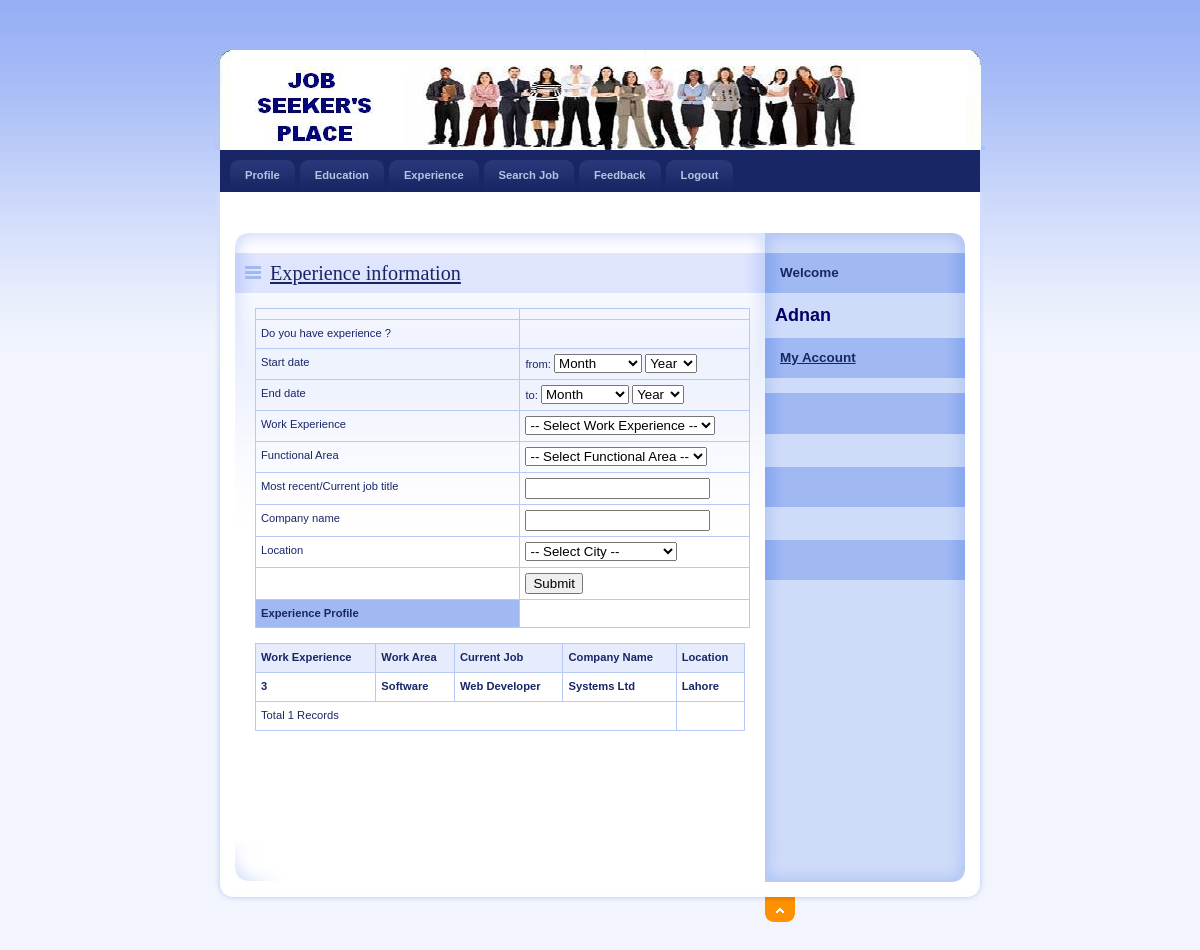
Screenshot of /JobSeeker/Experience.php (signed in) with the database file from the repository.
### tables this page shows
CREATE TABLE `experience` (
  `E_id` int(11) NOT NULL,
  `seekerid` int(11) NOT NULL,
  `start_date` varchar(255) NOT NULL,
  `EndDate` varchar(255) NOT NULL,
  `Work_exp` varchar(255) NOT NULL,
  `Work_area` varchar(255) NOT NULL,
  `Current_job` varchar(255) NOT NULL,
  `Cmp_name` varchar(255) NOT NULL,
  `Location` varchar(255) NOT NULL
);

### JobSeeker/Experience.php (the view, shortened to what this page needs)
<!DOCTYPE html PUBLIC "-//W3C//DTD XHTML 1.0 Strict//EN" "http://www.w3.org/TR/xhtml1/DTD/xhtml1-strict.dtd">
<html xmlns="http://www.w3.org/1999/xhtml" xml:lang="cs" lang="cs">
<head>
    <link rel="stylesheet" media="screen,projection" type="text/css" href="./css/main.css" />
    <link rel="stylesheet" media="print" type="text/css" href="./css/print.css" />
    <link rel="stylesheet" media="aural" type="text/css" href="./css/aural.css" />
    <link href="../SpryAssets/SpryValidationTextField.css" rel="stylesheet" type="text/css" />
</head>
<body id="www-url-cz">
<div id="main" class="box">
<?php
include "Header.php"
?>
<?php
include "menu.php"
?>
    <div id="page" class="box">
    <div id="page-in" class="box">
        <div id="strip" class="box noprint">
            <p id="breadcrumbs">&nbsp;</p>
        </div>
        <div id="content">
            <div class="article">
                <h2><span><a href="#">Experience information </a></span></h2>
<form method="post" action="insrExp.php">
	<table width="101%" border="0" cellspacing="0" cellpadding="0">
      <td width="731"></tr>
      <tr>
        <td>Do you have experience ? </td>
        <td width="293">&nbsp;</td>
      </tr>
      <tr>
        <td>Start date </td>
        <td>from:
          <select name="Month" >
              <option>Month</option>
          </select>
            <select name="Year" >
              <option>Year</option>
            </select>        </td>
      </tr>
      <tr>
        <td>End date </td>
        <td>to:
          <select name="endDate" >
              <option>Month</option>
          </select>
            <select name="endYear" >
              <option>Year</option>
            </select>        </td>
      </tr>
      <tr>
        <td>Work Experience </td>
        <td><select name="WorkExperience" >
		<option selected="selected" value="">-- Select Work Experience --</option>
          </select>        </td>
      </tr>
      <tr>
        <td>Functional Area </td>
        <td><select name="AreaWork" >
		<option selected="selected" value="">-- Select Functional Area --</option>
          </select>        </td>
      </tr>
      <tr>
        <td>Most recent/Current job title </td>
        <td><input type='text' name='Last_name22' /></td>
      </tr>
      <tr>
        <td>Company name </td>
        <td><input type='text' name="Companyname"/></td>
      </tr>
      <tr>
        <td>Location</td>
        <td><select name="Location" >
            <option selected="selected" value="">-- Select City --</option>
          </select>        </td>
      </tr>
	  <tr>
                          <td>&nbsp;</td>
                          <td><label>
                            <input type="submit" name="button" id="button" value="Submit" />
                          </label></td>
                        </tr>
                        <tr>
                    <td bgcolor="#A0B9F3"><strong>Experience Profile</strong></td>
                  </tr>
</table></form>
<table width="100%" border="1" cellpadding="1" cellspacing="2" bordercolor="#006699" >
                      <tr>
                        <th bgcolor="#006699" class="style3"><div align="left" class="style9 style5 style2"><strong>Work Experience</strong></div></th>
                        <th bgcolor="#006699" class="style3"><div align="left" class="style9 style5 style2"><strong>Work Area</strong></div></th>
                         <th bgcolor="#006699" class="style3"><div align="left" class="style9 style5 style2"><strong>Current Job</strong></div></th>
                          <th bgcolor="#006699" class="style3"><div align="left" class="style9 style5 style2"><strong>Company Name</strong></div></th>
                          <th bgcolor="#006699" class="style3"><div align="left" class="style9 style5 style2"><strong>Location</strong></div></th>
                    </tr>
                    <?php
					  $ID=$_SESSION['ID'];
$con = mysqli_connect("localhost","root", "");
mysqli_select_db($con,"job");
$sql = "select * from experience where seekerid='".$ID."'";
$result = mysqli_query($con,$sql);
while($row = mysqli_fetch_array($result))
{
$Work_exp=$row['Work_exp'];
$Work_area=$row['Work_area'];
$Current_job=$row['Current_job'];
$Cmp_name=$row['Cmp_name'];
$Location=$row['Location'];
?>
                      <tr>
                        <td class="style3"><div align="left" class="style9 style5"><strong><?php echo $Work_exp;?></strong></div></td>
                        <td class="style3"><div align="left" class="style9 style5"><strong><?php echo $Work_area;?></strong></div></td>
                        <td class="style3"><div align="left" class="style9 style5"><strong><?php echo $Current_job;?></strong></div></td>
                        <td class="style3"><div align="left" class="style9 style5"><strong><?php echo $Cmp_name;?></strong></div></td>
                         <td class="style3"><div align="left" class="style9 style5"><strong><?php echo $Location;?></strong></div></td>
                      </tr>
                      <?php
}
$records = mysqli_num_rows($result);
?>
                      <tr>
                        <td colspan="4" class="style3"><div align="left" class="style12"><?php echo "Total ".$records." Records"; ?> </div></td>
                      </tr>
                      </table>
                <p align="center">&nbsp;</p>
                <p class="btn-more box noprint">&nbsp;</p>
          </div>
        </div>
<?php
include "right.php"
?>
    </div>
    </div>
<?php
include "footer.php"
?>
</div>
</body>
</html>

### JobSeeker/css/main.css (style rules this page uses)
* { min-height:1px; }
body { border:0; margin:0; padding:0; background:#F2F5FE url("../design/bg.gif") 0 0 repeat-x; font:70%/160% "verdana",sans-serif; color:#192666; _text-align:center; }
a { color:#192666; }
p { border:0; margin:15px 0; padding:0; }
div { display:block; border:0; margin:0; padding:0; }
h1, h2, h3, h4, h5 { border:0; margin:15px 0 10px 0; padding:0; font-weight:bold; }
h2 { font-size:180%; line-height:100%; font-family:"georgia",serif; font-weight:normal; }
table { display:table; border-collapse:collapse; margin:15px 0; padding:0; border:1px solid #B7CAF6; font-size:100%; }
tr { display:table-row; }
th, td { display: table-cell; border:1px solid #B7CAF6; margin:0; padding:5px; vertical-align:top; text-align:left; }
th { background:#E7ECFD; text-align:center; color:#192666; font-weight:bold; }
form { border:0; margin:0; padding:0; }
a, img, span { border:0; margin:0; padding:0; }
strong, .strong { font-weight:bold; }
.box { min-height:1px; _height:1px; }
.box:after { content:"."; display:block; line-height:0px; font-size:0px; visibility:hidden; clear:both; }
#main { width:770px; margin:50px auto 0 auto; _text-align:left; }
#page { width:770px; min-height:1px; background:#FFF url("../design/bg_page.gif") 0 0 repeat-y; _height:1px; }
#page-in { min-height:1px; padding:10px 0; background:url("../design/bg_page_in.jpg") 0 0 no-repeat; _height:1px; }
#strip { position:relative; clear:both; padding:3px 20px 10px 20px; color:#6182D1; }
#strip p { margin:0; }
#strip #breadcrumbs { width:520px; margin:0; padding:0; }
#content { float:left; width:530px; _width:550px; margin:0; padding:0 0 0 20px; }
#content .article { margin:0; padding:20px; background:url("../design/content_article_bg.jpg") 0 0 no-repeat; }
#content .article h2 { margin:0 -20px; padding:10px; background:#DEE5FD url("../design/content_title_bg.gif") 0 0 repeat-y; color:#192666; }
#content .article h2 span { background:url("../design/ico_list.gif") 0 50% no-repeat; padding-left:25px; }
#content .article p { text-align:justify; }
#content .btn-more { margin:0 0 15px 0; padding:0; border:0; position:relative; }

### JobSeeker/css/print.css (style rules this page uses)
body { border:0; margin:0; padding:0; font-size:12pt }
a { color:#000; text-decoration:none; }
h1, h2, h3 { page-break-after:avoid; page-break-inside:avoid; }
table { border-collapse: collapse; border-width:1px; border-style:solid; }
th, td { display:table-cell; border-width:1px; border-style:solid; }
.noprint { display:none; }

### JobSeeker/css/aural.css (style rules this page uses)
body { voice-family:paul,male; volume:loud; speech-rate:slow; richness:90; stress:20; }
h1, h2, h3, h4, h5 { cue-before:url("ping.au"); }
p, table { pause:50ms; }
strong { pitch:medium; pitch-range:60; stress:90; richness:90; }

### rows the page displays
experience: Work_exp "3", Work_area "Software", Current_job "Web Developer", Cmp_name "Systems Ltd", Location "Lahore"

### other values shown
$records "1"
$_SESSION['Name'] "Adnan"
